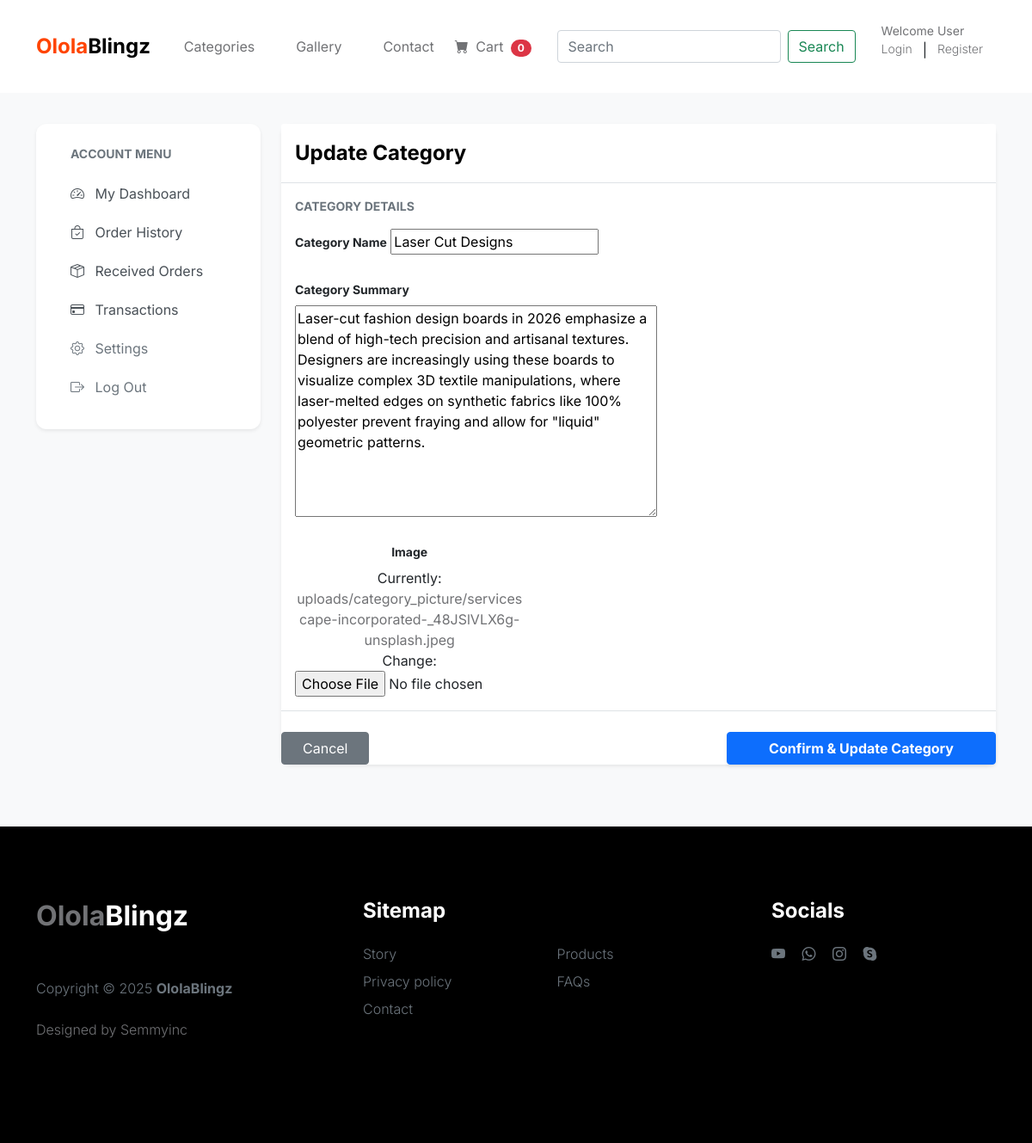
Screenshot of /dashboard/dashboard_edit_category/laser-cut-designs/ with the database file from the repository.
### product/models.py (models this page shows, shortened)
class Category(models.Model):
    category_name = models.CharField(max_length=50, unique=True)
    slug = models.SlugField(unique=True)
    description = models.TextField()
    image = models.ImageField(upload_to='uploads/category_picture', default='default.jpg')
    class Meta:
        verbose_name_plural = 'Categories'
    def get_slug_url(self):
        return reverse('products_by_category', args=[self.slug])

### dashboard/views.py (the view, shortened to what this page needs)
# urls.py: path('dashboard_edit_category/<slug:slug>/', views.dashboard_edit_category, name='dashboard_edit_category'),
def dashboard_edit_category(request, slug):
    category = get_object_or_404(Category, slug=slug)
    form = CategoryForm(instance=category)
    context = {'form':form}
    return render(request, 'dashboard/dashboard_edit_category.html', context)

### dashboard/forms.py
class CategoryForm(forms.ModelForm):
    class Meta:
        model = Category
        fields = ['category_name', 'description', 'image']

### cart/context_processors.py (called while the page is built)
def cart_counter(request):
    cart_count = 0
    if 'admin' in request.path:
        return {}
    else:
        try:
            if request.user.is_authenticated:
                cart_items = CartItem.objects.all().filter(user=request.user)
            else:
                cart = Cart.objects.filter(cart_id=_cart_id(request))
                cart_items = CartItem.objects.all().filter(cart=cart[:1])
            for cart_item in cart_items:
                cart_count += cart_item.quantity
        except Cart.DoesNotExist:
            cart_count = 0
    return dict(cart_count=cart_count)

### cart/views.py (called while the page is built)
def _cart_id(request):
    cart = request.session.session_key
    if not cart:
        cart = request.session.create()
    return cart

### product/context_processors.py (called while the page is built)
def category_menu_links(request):
    links = Category.objects.all()
    return {'links':links}

### templates/dashboard/dashboard_edit_category.html (shortened to what this page needs)
{% extends 'base.html' %}
{% block content %}
<br><br><br><br>
<link rel="stylesheet" href="https://cdn.jsdelivr.net">
<section class="section-content padding-y-sm bg-light-soft min-vh-100">
    <div class="container py-5">
        <div class="row">
             {% include 'dashboard/sidebar.html' %}
            <main class="col-lg-9">
                <div class="card shadow-sm mb-4">
                    <div class="card-header bg-white py-3 border-bottom-0">
                        <div class="d-flex justify-content-between align-items-center">
                            <h5 class="mb-0 fw-bold">Update Category</h5>
                        </div>
                    </div>
                    <div class="card-body border-top">
                        <form method="POST" enctype="multipart/form-data">
                        <h6 class="text-uppercase fw-bold text-muted small mb-3">Category Details</h6>
                        <div class="row mb-4">
                            <div class="col-md-6">
                                <label class="form-label small fw-bold">Category Name</label>
                                {{ form.category_name }}
                            </div>
                        </div>
                        <div class="row mb-4">
                            <div class="col-md-6">
                                <label class="form-label small fw-bold">Category Summary</label>
                                {{ form.description }}
                            </div>
                        </div>
                            <div class="col-md-4">
                                <div class="permission-box text-center">
                                    <label class="d-block small fw-bold mb-2">Image</label>
                                    {{ form.image }}
                                </div>
                            </div>
                        </div>
                        <div class="d-flex justify-content-between pt-4 border-top">
                            <a href="{% url 'dashboard_categories' %}" class="btn btn-secondary px-4 me-3">Cancel</a>
                            <button type="submit" class="btn btn-primary px-5 fw-bold shadow-sm">Confirm & Update Category</button>
                        </div>
                    </div>
                </div>
            </main>
{% endblock %}

### static/css/tooplate-little-fashion.css (style rules this page uses)
:root { --white-color: #FFFFFF; --primary-color: #FF4400; --section-bg-color: #f0f8ff; --dark-color: #000000; --grey-color: #d0d1d1; --p-color: #717275; --body-font-family: 'Inter', sans-serif; --h5-font-size: 24px; --p-font-size: 20px; --copyright-text-font-size: 16px; --product-link-font-size: 14px; --custom-link-font-size: 12px; --font-weight-thin: 100; --font-weight-light: 300; --font-weight-normal: 400; --font-weight-bold: 700; --font-weight-black: 900; }
body, html { height: 100%; }
html { scroll-behavior: smooth; }
body { background: var(--white-color); font-family: var(--body-font-family); position: relative; }
h2, h3, h4, h5, h6 { color: var(--dark-color); line-height: inherit; }
h1, h2, h3, h4, h5, h6 { font-weight: var(--font-weight-bold); }
h5 { font-size: 24px; }
h6 { font-size: 20px; }
a, button { touch-action: manipulation; transition: all 0.3s; }
a { color: var(--p-color); text-decoration: none; }
section { content-visibility: auto; contain-intrinsic-size: 700px; }

### templates/dashboard/dashboard_edit_category.html (style rules this page uses)
.bg-light-soft { background-color: #f8f9fa; }
.card { border: none; border-radius: 12px; transition: transform 0.2s; }

### rows the page displays
Category: category_name "Laser Cut Designs", description "Laser-cut fashion design boards in 2026 emphasize a blend of high-tech precision and artisanal textures. Designers are increasingly using these boards to visualize complex 3D textile manipulations, where laser-melted edges on synthetic fabrics like 100% polyester prevent fraying and allow for \"liquid\" geometric patterns."

### other values shown
{{ cart_count }} "0"
